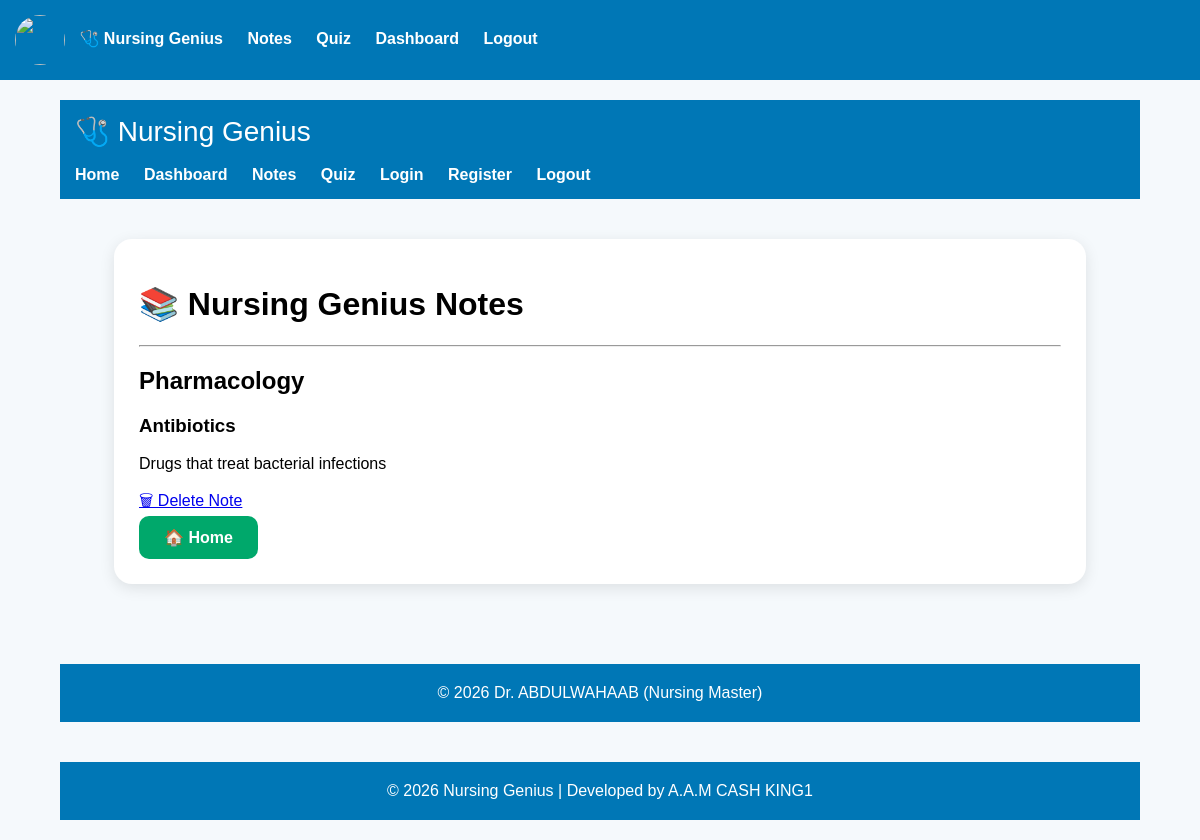
The app's page /notes with its own data.
### tables this page shows
CREATE TABLE notes(
        id INTEGER PRIMARY KEY AUTOINCREMENT,
        subject_id INTEGER,
        topic TEXT,
        content TEXT,
        FOREIGN KEY(subject_id) REFERENCES subjects(id)
    );

CREATE TABLE subjects(
        id INTEGER PRIMARY KEY AUTOINCREMENT,
        name TEXT UNIQUE
    );

### app.py (the view)
@app.route("/notes")
def notes():
    connection = sqlite3.connect("nursing_genius.db")
    cursor = connection.cursor()
    cursor.execute("""
SELECT notes.id,
       subjects.name,
       notes.topic,
       notes.content
FROM notes
JOIN subjects
ON notes.subject_id = subjects.id
""")
    notes = cursor.fetchall()
    connection.close()
    return render_template("notes.html", notes=notes)

### templates/notes.html
{% extends "base.html" %}
{% block content %}
<div class="card">
<h1>📚 Nursing Genius Notes</h1>
{% if notes %}
    {% for note in notes %}
        <hr>
        <h2>{{ note[1] }}</h2>
        <h3>{{ note[2] }}</h3>
        <p>{{ note[3] }}</p>
        <a href="/delete_note/{{ note[0] }}">
            🗑 Delete Note
        </a>
    {% endfor %}
{% else %}
<h2>No notes have been added yet.</h2>
{% endif %}
<br>
<a class="button" href="/">
🏠 Home
</a>
</div>
{% endblock %}

### static/style.css (style rules this page uses)
body { font-family: Arial, sans-serif; background:#f4f8fb; margin:0; padding:0; }
.card { background:white; padding:20px; margin-top:20px; border-radius:10px; box-shadow:0 2px 8px rgba(0,0,0,0.2); }

### templates/base.html (style rules this page uses)
body { margin:0; font-family:Arial,sans-serif; background:#f5f9fc; }
.card { background:white; padding:25px; margin:20px 0; border-radius:18px; box-shadow:0 4px 15px rgba(0,0,0,0.1); }
.button { display:inline-block; background:#00a86b; color:white; padding:12px 25px; border-radius:10px; text-decoration:none; font-weight:bold; transition:0.3s; }

### records on screen
notes: name "Pharmacology", topic "Antibiotics", content "Drugs that treat bacterial infections"
